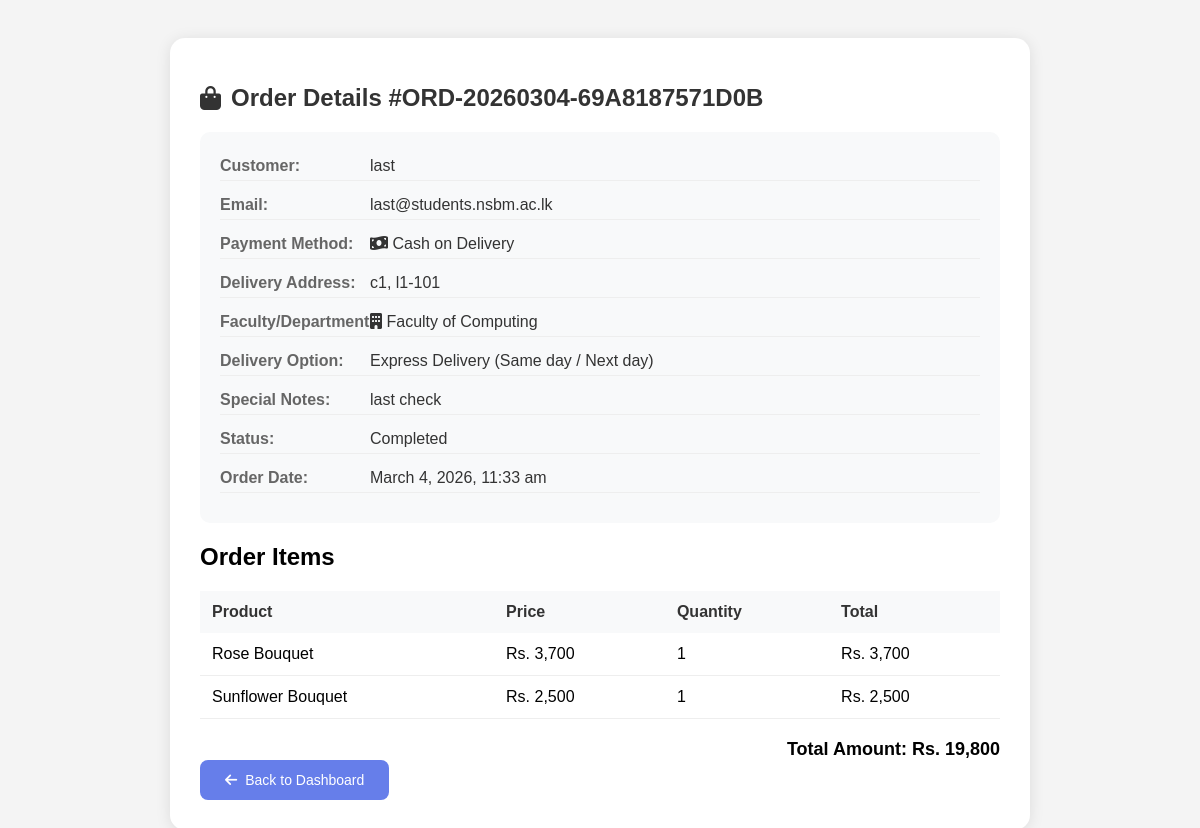
/admin/view_order.php?id=5 (signed in), run on the app's committed database.
### tables this page shows
CREATE TABLE `orders` (
  `id` int(11) NOT NULL,
  `user_id` int(11) NOT NULL,
  `order_number` varchar(50) NOT NULL,
  `total_amount` decimal(10,2) NOT NULL,
  `payment_method` enum('card','cash') NOT NULL,
  `delivery_address` text NOT NULL,
  `status` enum('pending','processing','completed','cancelled') DEFAULT 'pending',
  `created_at` timestamp NOT NULL DEFAULT current_timestamp(),
  `faculty` varchar(100) NOT NULL DEFAULT 'Not Specified',
  `delivery_option` varchar(50) NOT NULL DEFAULT 'standard',
  `special_notes` text DEFAULT NULL
);

CREATE TABLE `users` (
  `id` int(11) NOT NULL,
  `full_name` varchar(100) NOT NULL,
  `email` varchar(100) NOT NULL,
  `password` varchar(255) NOT NULL,
  `created_at` timestamp NOT NULL DEFAULT current_timestamp(),
  `is_admin` tinyint(4) DEFAULT 0
);

CREATE TABLE `order_items` (
  `id` int(11) NOT NULL,
  `order_id` int(11) NOT NULL,
  `product_id` int(11) NOT NULL,
  `product_name` varchar(200) NOT NULL,
  `price` decimal(10,2) NOT NULL,
  `quantity` int(11) NOT NULL
);

### admin/view_order.php (the view, shortened to what this page needs)
<?php
require_once '../config/database.php';
$order_id = $_GET['id'] ?? 0;
$stmt = $pdo->prepare("
    SELECT o.*, u.full_name, u.email
    FROM orders o
    JOIN users u ON o.user_id = u.id
    WHERE o.id = ?
");
$stmt->execute([$order_id]);
$order = $stmt->fetch();
$stmt = $pdo->prepare("SELECT * FROM order_items WHERE order_id = ?");
$stmt->execute([$order_id]);
$items = $stmt->fetchAll();
?>
<!DOCTYPE html>
<html>
<head>
    <link rel="stylesheet" href="https://cdnjs.cloudflare.com/ajax/libs/font-awesome/6.0.0/css/all.min.css">
</head>
<body>
    <div class="container">
        <h1><i class="fas fa-shopping-bag"></i> Order Details #<?php echo $order['order_number']; ?></h1>
        <div class="order-info">
            <div class="info-row">
                <span class="info-label">Customer:</span>
                <span class="info-value"><?php echo htmlspecialchars($order['full_name']); ?></span>
            </div>
            <div class="info-row">
                <span class="info-label">Email:</span>
                <span class="info-value"><?php echo htmlspecialchars($order['email']); ?></span>
            </div>
            <div class="info-row">
                <span class="info-label">Payment Method:</span>
                <span class="info-value">
                    <?php if($order['payment_method'] == 'card'): ?>
                        <i class="fas fa-credit-card"></i> Credit Card
                    <?php else: ?>
                        <i class="fas fa-money-bill-wave"></i> Cash on Delivery
                    <?php endif; ?>
                </span>
            </div>
            <div class="info-row">
                <span class="info-label">Delivery Address:</span>
                <span class="info-value"><?php echo htmlspecialchars($order['delivery_address']); ?></span>
            </div>
            <div class="info-row">
                <span class="info-label">Faculty/Department:</span>
                <span class="info-value"><i class="fas fa-building"></i> <?php echo htmlspecialchars($order['faculty']); ?></span>
            </div>
            <div class="info-row">
                <span class="info-label">Delivery Option:</span>
                <span class="info-value">
                    <?php
                        $deliveryOptions = [
                            'standard' => 'Standard Delivery (2-3 working days)',
                            'express' => 'Express Delivery (Same day / Next day)',
                            'scheduled' => 'Scheduled Delivery (Choose your date & time)'
                        ];
                        echo isset($deliveryOptions[$order['delivery_option']]) ? $deliveryOptions[$order['delivery_option']] : htmlspecialchars($order['delivery_option']);
                    ?>
                </span>
            </div>
            <?php if(!empty($order['special_notes'])): ?>
            <div class="info-row">
                <span class="info-label">Special Notes:</span>
                <span class="info-value"><?php echo htmlspecialchars($order['special_notes']); ?></span>
            </div>
            <?php endif; ?>
            <div class="info-row">
                <span class="info-label">Status:</span>
                <span class="info-value"><?php echo ucfirst($order['status']); ?></span>
            </div>
            <div class="info-row">
                <span class="info-label">Order Date:</span>
                <span class="info-value"><?php echo date('F j, Y, g:i a', strtotime($order['created_at'])); ?></span>
            </div>
        </div>
        <h2>Order Items</h2>
        <table>
            <thead>
                <tr>
                    <th>Product</th>
                    <th>Price</th>
                    <th>Quantity</th>
                    <th>Total</th>
                </tr>
            </thead>
            <tbody>
                <?php foreach($items as $item): ?>
                <tr>
                    <td><?php echo htmlspecialchars($item['product_name']); ?></td>
                    <td>Rs. <?php echo number_format($item['price']); ?></td>
                    <td><?php echo $item['quantity']; ?></td>
                    <td>Rs. <?php echo number_format($item['price'] * $item['quantity']); ?></td>
                </tr>
                <?php endforeach; ?>
            </tbody>
        </table>
        <div class="total">
            Total Amount: Rs. <?php echo number_format($order['total_amount']); ?>
        </div>
        <a href="index.php" class="back-btn">
            <i class="fas fa-arrow-left"></i> Back to Dashboard
        </a>
    </div>
</body>
</html>

### admin/view_order.php (style rules this page uses)
body { font-family: 'Poppins', sans-serif; background: #f4f4f4; padding: 30px; }
.container { max-width: 800px; margin: 0 auto; background: white; border-radius: 15px; padding: 30px; box-shadow: 0 2px 15px rgba(0,0,0,0.1); }
h1 { font-size: 24px; color: #333; margin-bottom: 20px; display: flex; align-items: center; gap: 10px; }
.order-info { background: #f8f9fa; padding: 20px; border-radius: 10px; margin-bottom: 20px; }
.info-row { display: flex; margin-bottom: 10px; padding: 5px 0; border-bottom: 1px solid #eee; }
.info-label { width: 150px; font-weight: 600; color: #666; }
.info-value { flex: 1; color: #333; }
table { width: 100%; border-collapse: collapse; margin: 20px 0; }
th { background: #f8f9fa; padding: 12px; text-align: left; font-weight: 600; color: #333; }
td { padding: 12px; border-bottom: 1px solid #eee; }
.total { font-size: 18px; font-weight: 700; color: var(--pink); text-align: right; margin-top: 20px; }
.back-btn { background: #667eea; color: white; padding: 12px 25px; border: none; border-radius: 8px; cursor: pointer; font-size: 14px; display: inline-flex; align-items: center; gap: 8px; text-decoration: none; }

### data on the page
orders: order_number "ORD-20260304-69A8187571D0B", user.full_name "last", user.email "last@students.nsbm.ac.lk", delivery_address "c1, l1-101", faculty "Faculty of Computing", delivery_option "Express Delivery (Same day / Next day)", special_notes "last check", status "Completed", created_at "March 4, 2026, 11:33 am", total_amount "19,800"
order_items: product_name "Rose Bouquet", price "3,700", quantity "1", $item['price'] * $item['quantity'] "3,700"
order_items: product_name "Sunflower Bouquet", price "2,500", quantity "1", $item['price'] * $item['quantity'] "2,500"
